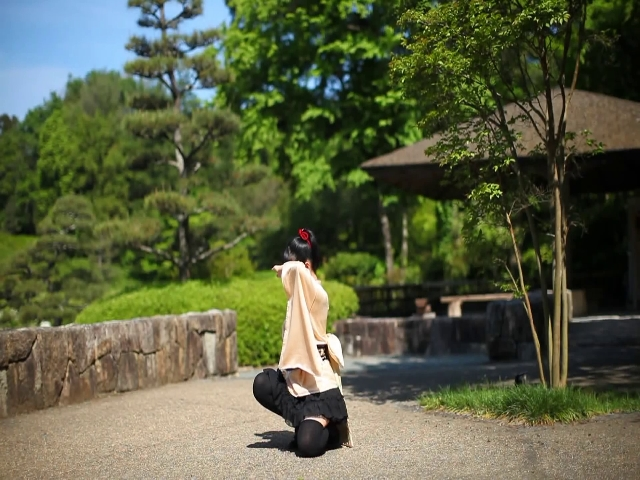
#> input picture data/examples/dance_frame1.jpg, 640 x 480 px
$ python -i depth.py   (imports and definitions only)   (older library calls are emulated)
#> lines starting #> are read from the running program, lines starting #| are printed output that depends on the picture
#> further down, picture is the input picture: shape (480, 640, 3); mean B, G, R 66.5, 95.3, 90.2
from matplotlib import pyplot as plt
from remimi.utils.image import show_image_ui
from typing import Optional, Tuple
import numpy as np
import cv2
import torch

# [24 lines left out: functions colorize, colorize2, zero_crossing_v2, not called in this run]

def statistical_zero_crossing(laplacian_image, slope_threshold=95):
    """zero crossing edge detection that takes 90% of bigger sloop edge."""
    minLoG = cv2.morphologyEx(laplacian_image, cv2.MORPH_ERODE, np.ones((3,3)))
    maxLoG = cv2.morphologyEx(laplacian_image, cv2.MORPH_DILATE, np.ones((3,3)))
    sloop = maxLoG - minLoG
    zeroCross = np.logical_and(
        # This is the approximate solution to set t he minimum sloop.
        (sloop > np.percentile(sloop, slope_threshold)),
        np.logical_or(
            np.logical_and(minLoG < 0,  laplacian_image > 0),
            np.logical_and(maxLoG > 0, laplacian_image < 0))
    )
    gray = np.zeros(zeroCross.shape, dtype=np.uint8)
    gray[zeroCross] = 255
    return cv2.morphologyEx(gray, cv2.MORPH_OPEN, np.ones((2,2)))

# [11 lines left out: functions create_roi_from_foreground_and_background_slice, remove_outlier, not called in this run]

def clip_depth_to_foreground(depth_image, foreground_rate = 20):
    depth_median = np.percentile(depth_image, foreground_rate)
#> depth_median = 26
    depth_mean_diff = np.median(np.abs(depth_image - depth_median))
#> depth_mean_diff = 45
    depth_min = depth_median - depth_mean_diff
#> depth_min = -19
    depth_max = depth_median + depth_mean_diff
#> depth_max = 71
    depth_image = depth_image.clip(depth_min, depth_max)
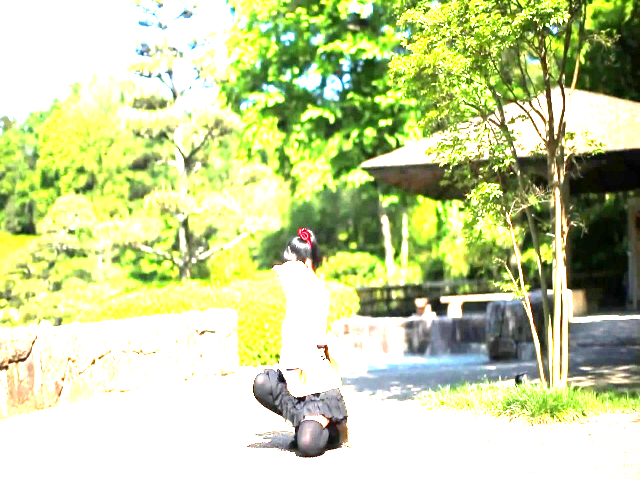
#> depth_image: shape (480, 640, 3) float64; mean of channels 0, 1, 2 43.4, 58.2, 55.2; drawn with min black and max white

    return depth_image

def detect_edge(depth_image, zero_crossing_method=statistical_zero_crossing, clip=True):
    if clip:
        depth_image = clip_depth_to_foreground(depth_image)
    depth_image = cv2.GaussianBlur(depth_image,(3,3),8)
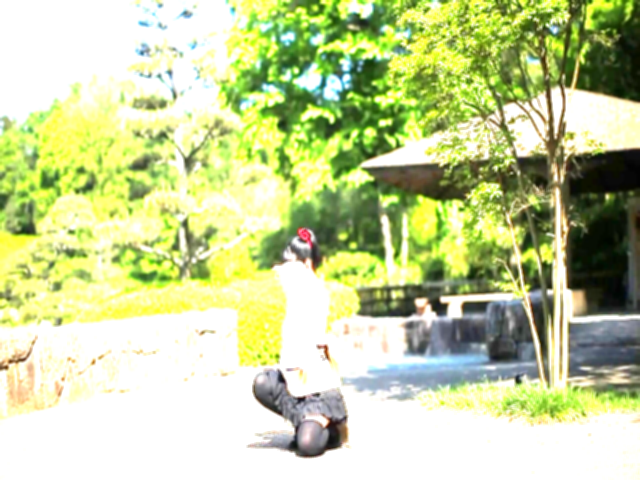
#> depth_image: shape (480, 640, 3) float64; mean of channels 0, 1, 2 43.4, 58.2, 55.2; drawn with min black and max white
    edge_image = cv2.Laplacian(depth_image, cv2.CV_64F)
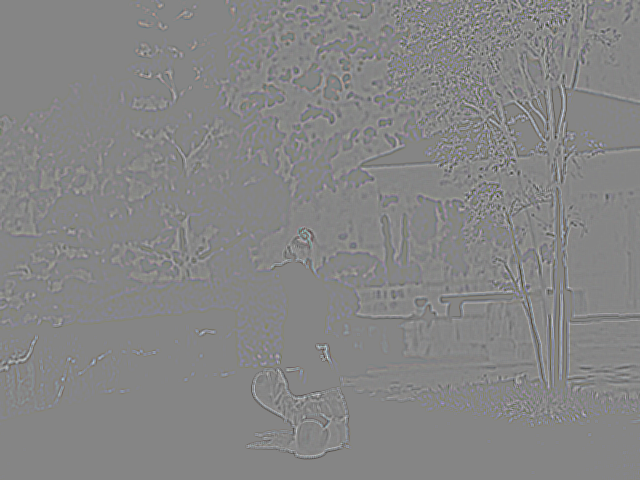
#> edge_image: shape (480, 640, 3) float64; mean of channels 0, 1, 2 0, 0, 0; drawn with min black and max white

    return zero_crossing_method(edge_image)
#> in statistical_zero_crossing, `minLoG = cv2.morphologyEx(laplacian_image, cv2.MORPH_ERODE, np.ones((3..`:
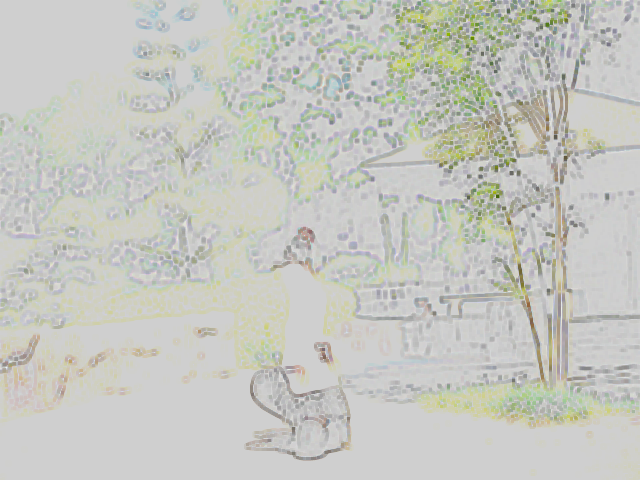
#> minLoG: shape (480, 640, 3) float64; mean of channels 0, 1, 2 -4.33, -2.42, -2.84; drawn with min black and max white

# [21 lines left out: function create_foreground_mask_v2, not called in this run]

def get_foreground_background_edges(depth_image, debug=False):
    edge_image = detect_edge(depth_image, statistical_zero_crossing)

    depth_image = clip_depth_to_foreground(depth_image)
    depth_image_u16 = cv2.normalize(depth_image, None, 0, 2 ** 16, cv2.NORM_MINMAX, dtype=cv2.CV_16U)

    _, labels = cv2.connectedComponents(edge_image)

    for label_id in np.unique(labels):
        if label_id == 0:
            continue
        one_edge_image = np.zeros(edge_image.shape, dtype=np.uint8)
        this_label = (labels == label_id)
        if np.count_nonzero(this_label) < 150:
            continue

        one_edge_image[this_label] = 255

        dilated_edge_for_one_image = cv2.morphologyEx(
            one_edge_image, cv2.MORPH_DILATE, np.ones((3,3)), iterations=30)
        if debug:
            show_image_ui(dilated_edge_for_one_image, cmap=plt.cm.gray)

        depth_in_the_region = depth_image_u16[dilated_edge_for_one_image == 255]
        fore_back_threash, _ = cv2.threshold(
            depth_in_the_region,
            np.min(depth_in_the_region),
            np.max(depth_in_the_region),
            cv2.THRESH_BINARY+cv2.THRESH_OTSU
        )
        foreground_slice = np.bitwise_and(
            dilated_edge_for_one_image == 255, depth_image_u16 < fore_back_threash)
        background_slice = np.bitwise_and(
            dilated_edge_for_one_image == 255, depth_image_u16 >= fore_back_threash)
        yield foreground_slice, background_slice, one_edge_image

def create_foreground_mask(depth_image, debug=False):
    foreground_mask = np.zeros(depth_image.shape, dtype=np.uint8)

    for foreground_slice, _, _ in get_foreground_background_edges(depth_image):
        foreground_image = np.zeros(depth_image.shape, dtype=np.uint8)
        foreground_image[foreground_slice] = 255
        if debug:
            show_image_ui(foreground_image, cmap=plt.cm.gray)

        foreground_mask[foreground_slice] = 255
#> this loop made 0 passes
#> foreground_mask: shape (480, 640, 3); every value is 0

    return foreground_mask

class DPTDepthImageContainer:
    # [44 lines left out: functions __init__, get_depth_image, get_inverse_depth_image, not called in this run]

>>> import cv2
>>> picture = cv2.imread('../../data/examples/dance_frame1.jpg')
#> (the run stopped early here; a loop or call above may not have finished)

$ run again, on data/examples/dance_frame2.jpg
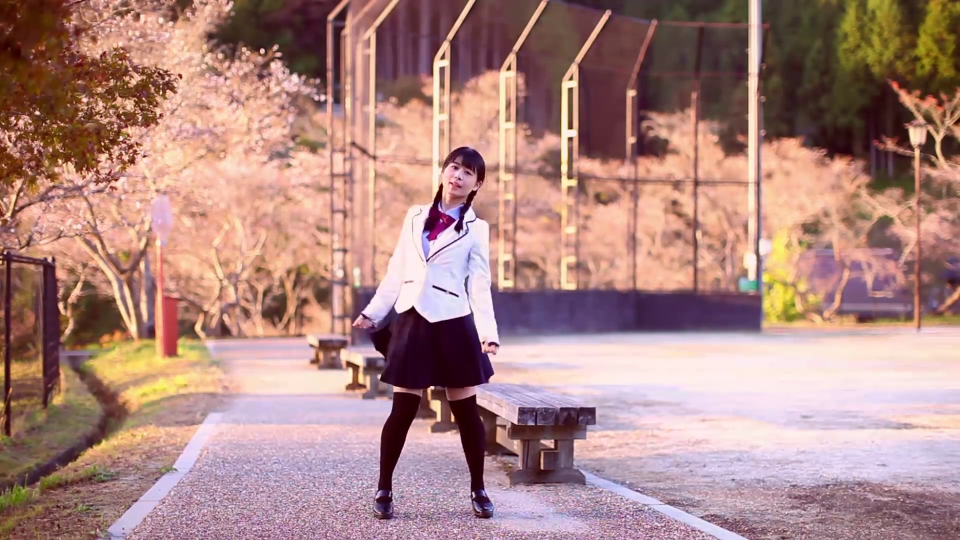
#> input picture data/examples/dance_frame2.jpg, 1920 x 1080 px (shown at 1/2 size)
#> picture is the input picture: shape (1080, 1920, 3); mean B, G, R 129.1, 134.3, 173.1
#> depth_median = 73
#> depth_mean_diff = 79
#> depth_min = -6
#> depth_max = 152
#> in detect_edge, `edge_image = cv2.Laplacian(depth_image, cv2.CV_64F)`:
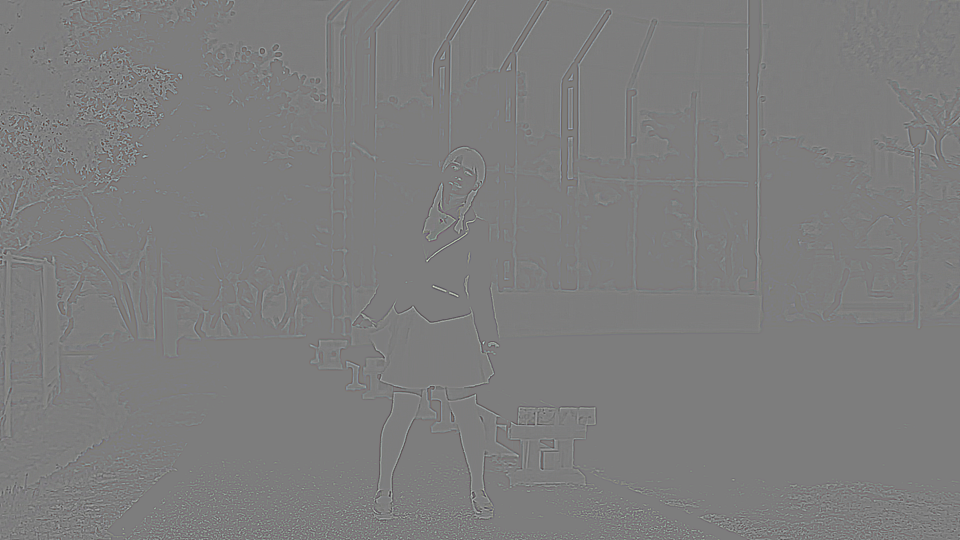
#> edge_image: shape (1080, 1920, 3) float64 (shown at 1/2 size); mean of channels 0, 1, 2 0, 0, 0; drawn with min black and max white
#> in statistical_zero_crossing, `minLoG = cv2.morphologyEx(laplacian_image, cv2.MORPH_ERODE, np.ones((3..`:
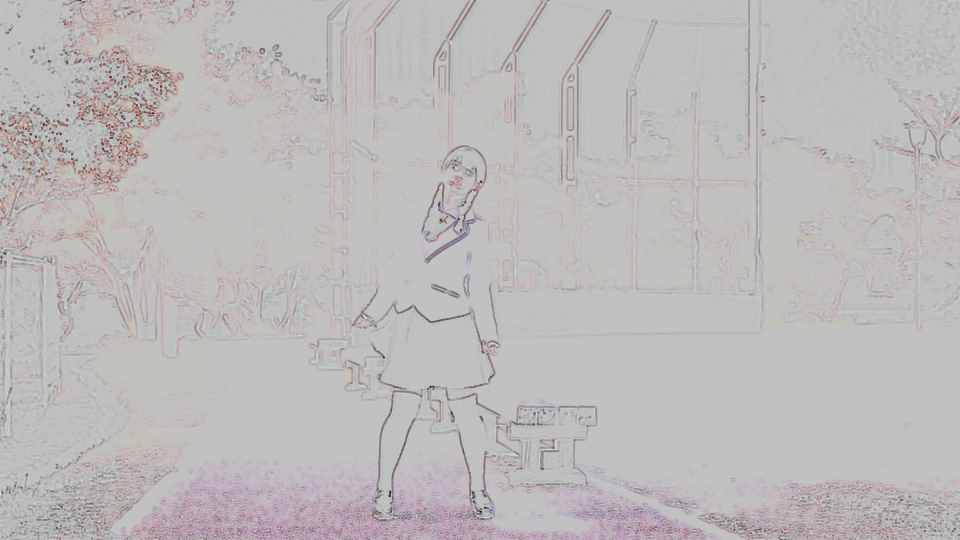
#> minLoG: shape (1080, 1920, 3) float64 (shown at 1/2 size); mean of channels 0, 1, 2 -2.6, -2.7, -1.6; drawn with min black and max white

$ run again, on data/examples/person_portrait.jpg
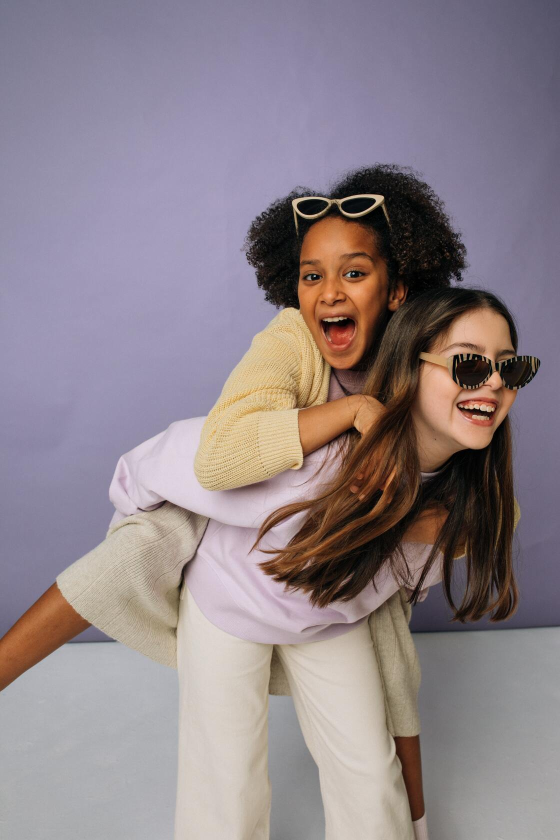
#> input picture data/examples/person_portrait.jpg, 1120 x 1680 px (shown at 1/2 size)
#> picture is the input picture: shape (1680, 1120, 3); mean B, G, R 137.9, 131.7, 143.2
#> depth_median = 108
#> depth_mean_diff = 49
#> depth_min = 59
#> depth_max = 157
#> in detect_edge, `edge_image = cv2.Laplacian(depth_image, cv2.CV_64F)`:
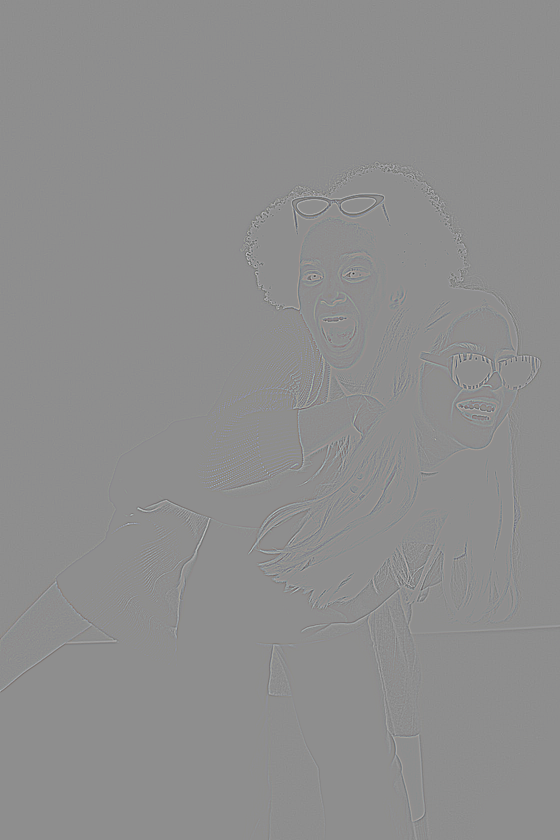
#> edge_image: shape (1680, 1120, 3) float64 (shown at 1/2 size); mean of channels 0, 1, 2 0, 0, 0; drawn with min black and max white
#> in statistical_zero_crossing, `minLoG = cv2.morphologyEx(laplacian_image, cv2.MORPH_ERODE, np.ones((3..`:
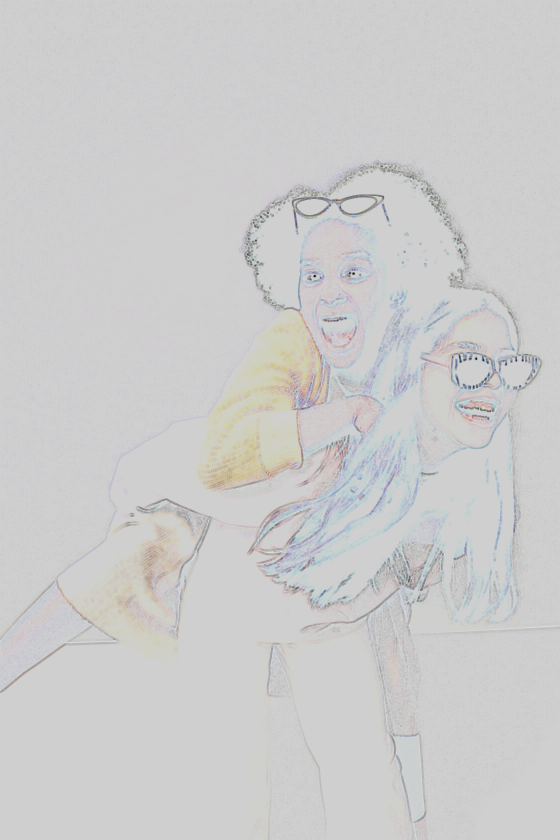
#> minLoG: shape (1680, 1120, 3) float64 (shown at 1/2 size); mean of channels 0, 1, 2 -1.28, -1.28, -1.21; drawn with min black and max white
